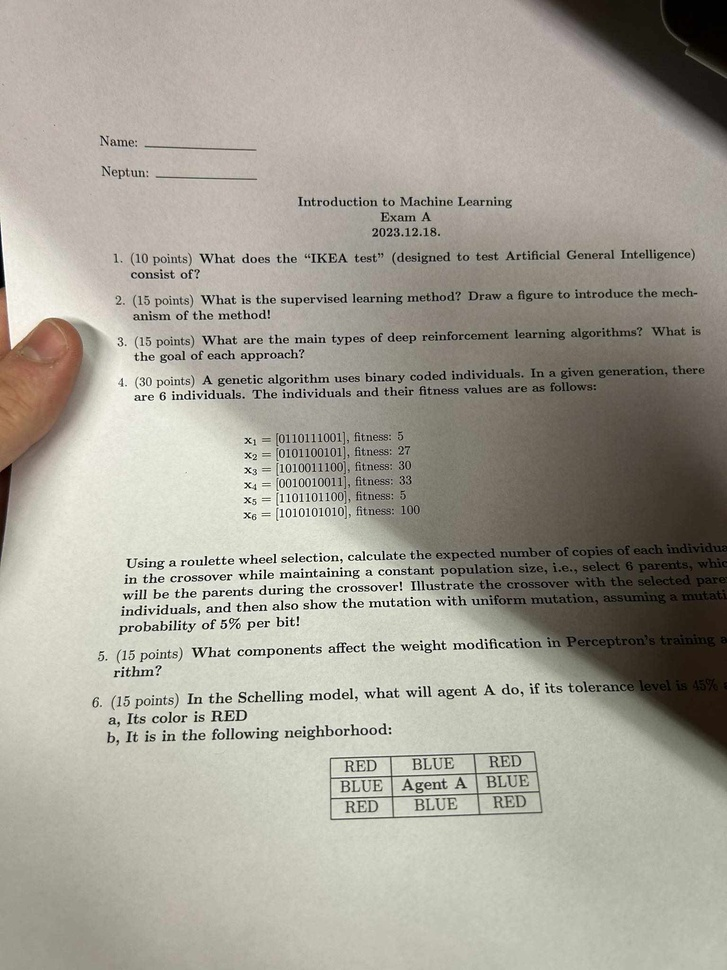
#> input picture 2025-1/bevezetes_a_gepi_tanulasba/vizsga/minta_01_A.jpg, 727 x 970 px, shrunk from 1536 x 2048 before the run, given in place of the camera
$ python cam.py
#> lines starting #> are read from the running program, lines starting #| are printed output that depends on the picture; after the words box and inside, x2 and y2 are one past the last pixel; in counts of white or black regions, pixels touching at a corner belong together
import cv2
# csak pelda volt de megirtam kb
def main():
	cap = cv2.VideoCapture(0)
	if not cap.isOpened():
		print("nem sikerult megnyitni a kamerat.")
		return
	while True:
		ret, frame = cap.read()
#> frame is the input picture: shape (970, 727, 3); mean B, G, R 151.4, 161.8, 165.8
		if not ret:
			break
		gray = cv2.cvtColor(frame, cv2.COLOR_BGR2GRAY)
		edges = cv2.Canny(gray, 100, 200)
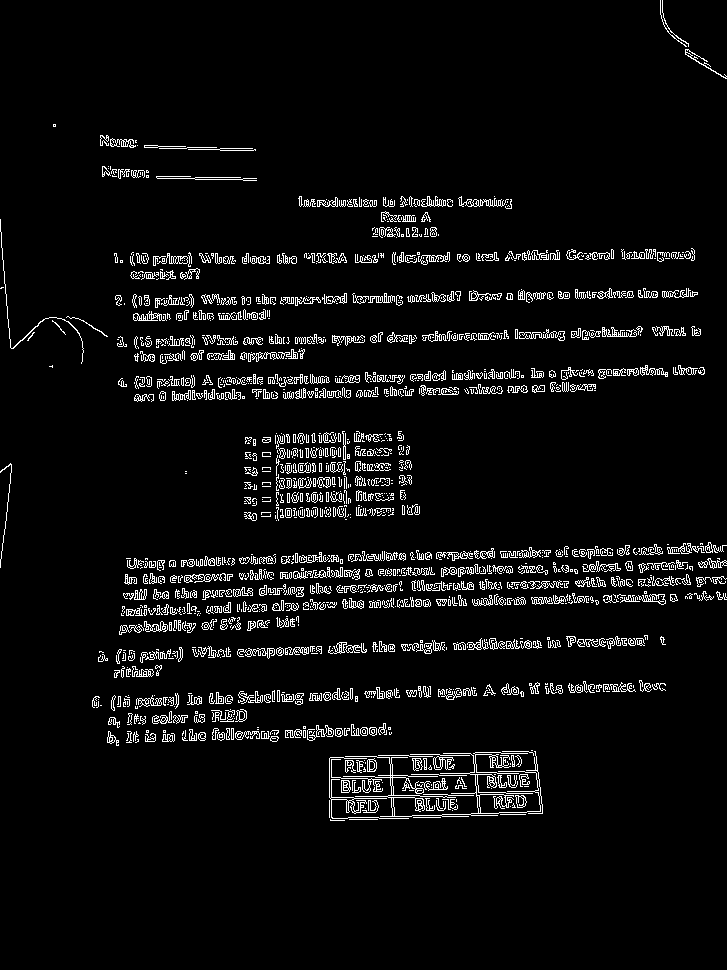
#> edges: shape (970, 727); 5.1% white in thin lines or dots, all inside (x1, y1, x2, y2) = (0, 0, 727, 821)

		black = frame.copy()
		black[:] = 0
#> black: shape (970, 727, 3); every value is 0
		# kek korvonal fekete hatteren
		contours, _ = cv2.findContours(edges, cv2.RETR_EXTERNAL, cv2.CHAIN_APPROX_SIMPLE)
#> contours = 1433 contours, 1137 with area under 20; largest, box (x1, y1, x2, y2) and area: (343, 751, 543, 817) 505, (433, 756, 454, 770) 150, (519, 329, 565, 341) 150, (638, 594, 666, 605) 142, (489, 638, 520, 650) 138
		cv2.drawContours(black, contours, -1, (255, 0, 0), 2)
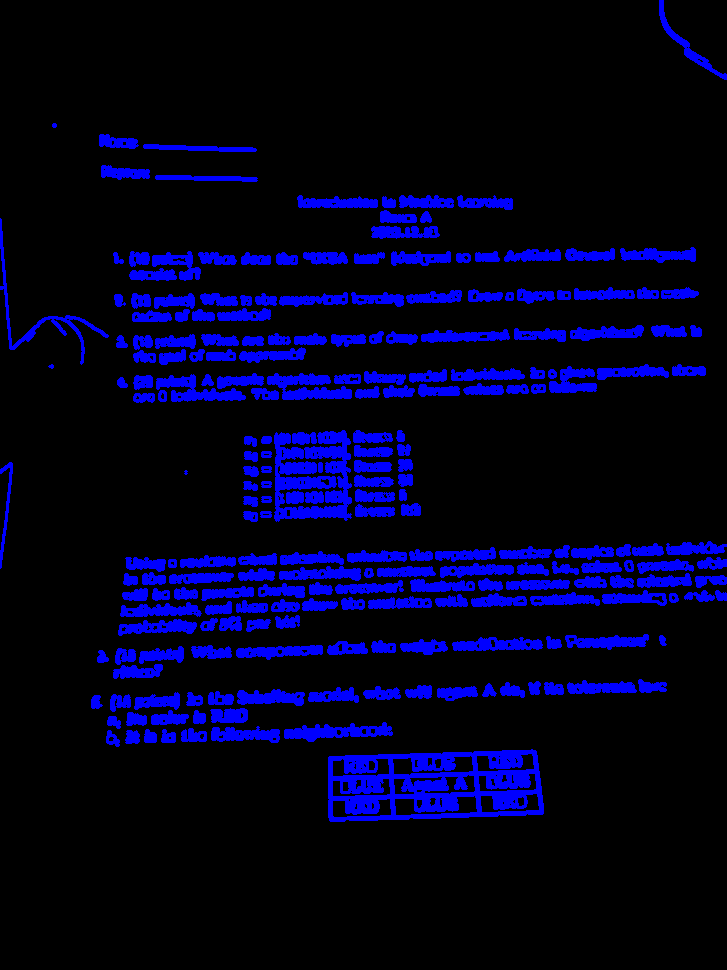
#> black: shape (970, 727, 3); mean B, G, R 32.9, 0, 0
		cv2.imshow('kamera korvonalak', black)
		if cv2.waitKey(1) & 0xFF == ord('q'):
#> (key q is pressed here)
			break
	cap.release()
	cv2.destroyAllWindows()

if __name__ == "__main__":
	main()

$ run again, on 2025-1/bevezetes_a_gepi_tanulasba/vizsga/minta_01_B.jpg
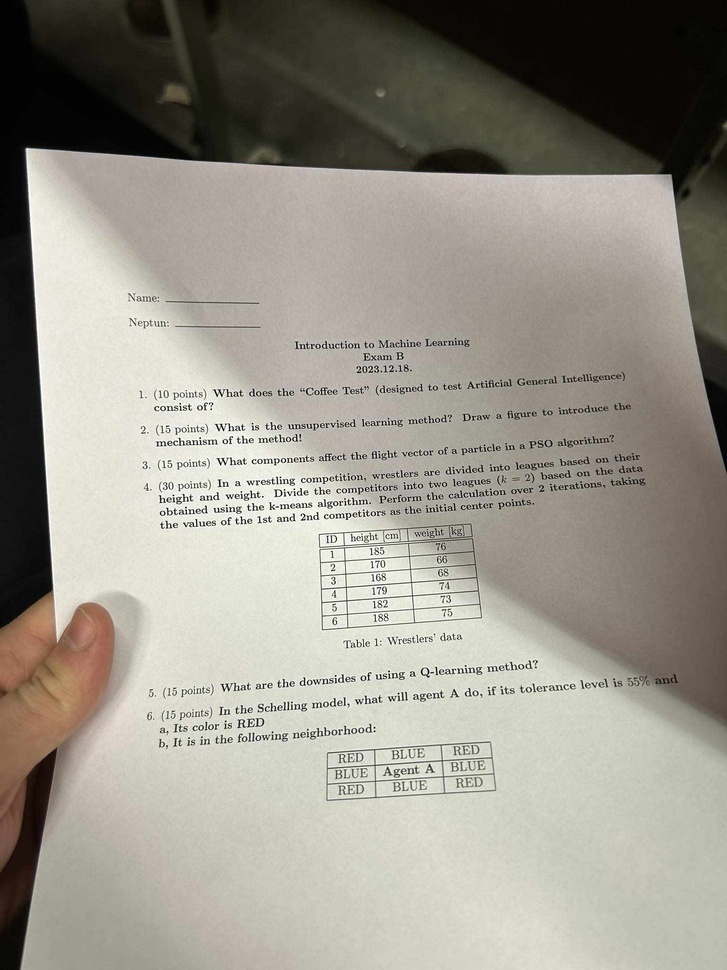
#> input picture 2025-1/bevezetes_a_gepi_tanulasba/vizsga/minta_01_B.jpg, 727 x 970 px, shrunk from 1536 x 2048 before the run, given in place of the camera
#> in main, frame is the input picture: shape (970, 727, 3); mean B, G, R 138.4, 148.8, 152.9
#> in main, `edges = cv2.Canny(gray, 100, 200)`:
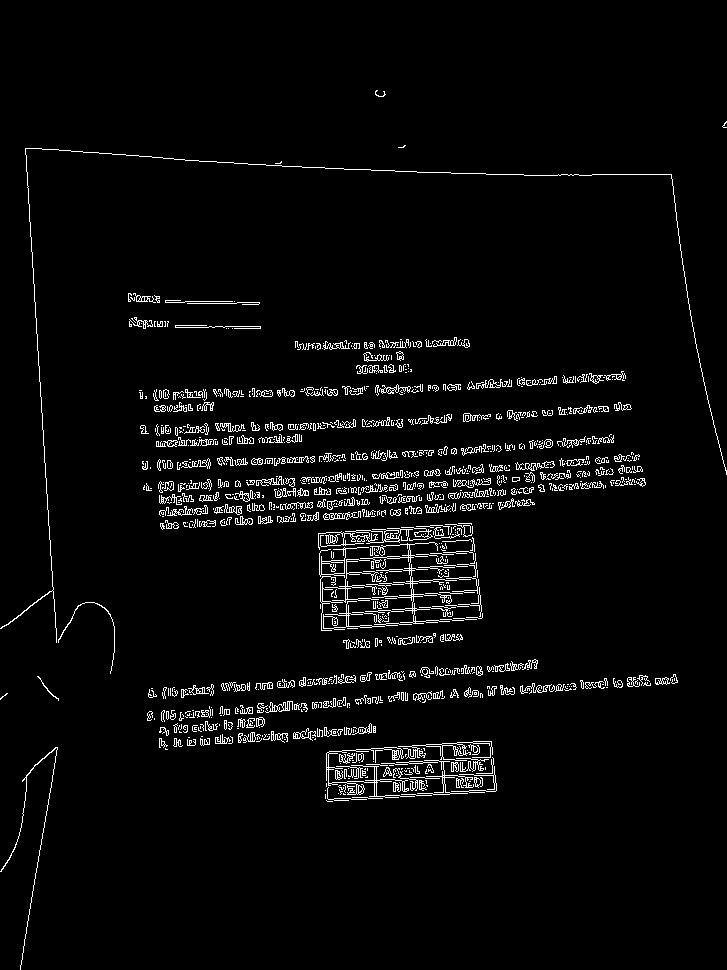
#> edges: shape (970, 727); 3.5% white in thin lines or dots
#> contours = 1012 contours, 856 with area under 20; largest, box (x1, y1, x2, y2) and area: (326, 747, 415, 798) 316, (319, 547, 369, 578) 309, (318, 528, 413, 550) 260, (398, 741, 493, 761) 177, (360, 542, 457, 624) 168
#> in main, `cv2.drawContours(black, contours, -1, (255, 0, 0), 2)`:
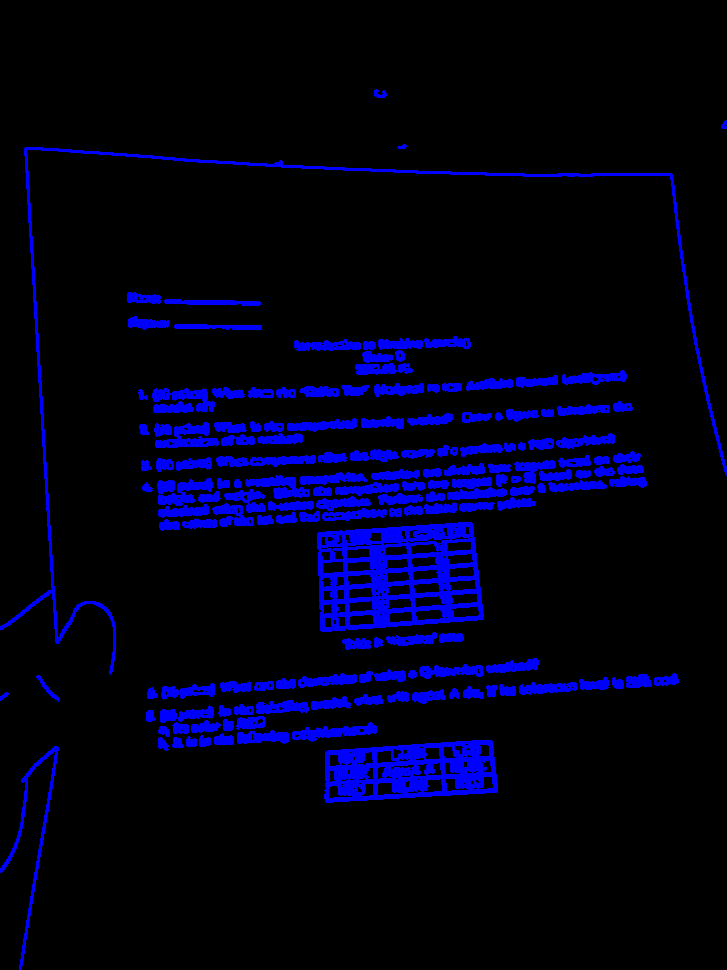
#> black: shape (970, 727, 3); mean B, G, R 24, 0, 0
